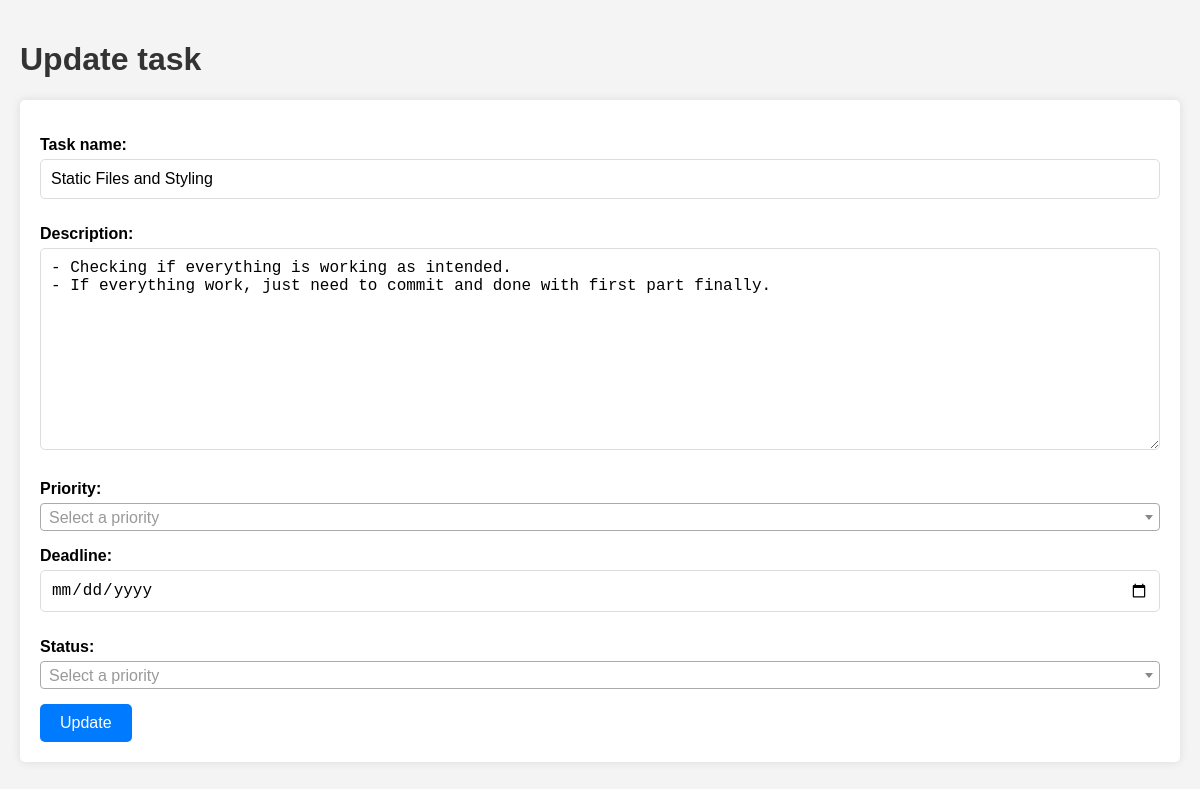
The app's page /update/13/ with its own data.
### todo_app/models.py (models this page shows, shortened)
class TaskModel(models.Model):
	PRIORITY_CHOICES = {
		'Low': 'Low',
		'Medium': 'Medium',
		'High': 'High'
	}
	STATUS_CHOICES = {
		'Not started': 'Not started',
		'In Progress': 'In progress',
		'Complete': 'Complete'
	}
	task_name = models.CharField(max_length=200)
	description = models.CharField(max_length=400, blank=True)
	priority = models.CharField(max_length=6, choices=PRIORITY_CHOICES)
	deadline = models.DateTimeField()
	status = models.CharField(max_length=11, choices=STATUS_CHOICES)
	created = models.DateTimeField(auto_now_add=True)
	edited = models.DateTimeField(auto_now=True)

### todo_app/views.py (the view, shortened to what this page needs)
# urls.py: path('update/<int:pk>/', views.UpdateTaskView.as_view(), name='update'),
class UpdateTaskView(generic.UpdateView):
	model = TaskModel
	form_class = TaskForm
	template_name = 'todo_app/update_task.html'
	success_url = reverse_lazy('home')
	def get_object(self, queryset=None):
		pk = self.kwargs.get('pk')
		return get_object_or_404(TaskModel, pk=pk)

### todo_app/forms.py
class TaskForm(forms.ModelForm):
	class Meta:
		model = TaskModel
		fields = ['task_name', 'description', 'priority',
		          'deadline', 'status']
		widgets = {
			'task_name': forms.TextInput(attrs={'class': 'form-control'}),
			'description': forms.Textarea(attrs={'class': 'form-control'}),
			'priority': forms.Select(attrs={'class': 'form-control'}),
			'deadline': forms.DateTimeInput(attrs={'class': 'form-control', 'type': 'date'}),
			'status': forms.Select(attrs={'class': 'form-control'}),
		}

### todo_app/templates/todo_app/update_task.html (shortened to what this page needs)
{% extends "todo_app/base_task.html" %}
{% block header %}Update task{% endblock %}
{% block button_text %}Update{% endblock %}

### todo_app/templates/todo_app/base_task.html (shortened to what this page needs)
<!DOCTYPE html>
<html lang="en">
<head>
    {% load static %}
    <link rel="stylesheet" href="{% static "todo_app/base_task_styles.css" %}">
    <link href="https://cdn.jsdelivr.net/npm/select2@4.1.0-rc.0/dist/css/select2.min.css" rel="stylesheet"/>
    <link rel="stylesheet" href="https://cdn.jsdelivr.net/npm/flatpickr/dist/flatpickr.min.css">
</head>
<body>
<h1>{% block header %}{% endblock %}</h1>
<form method="post">
    {{ form.as_p }}
    <button type="submit">{% block button_text %}{% endblock %}</button>
</form>
</body>
</html>

### todo_app/static/todo_app/base_task_styles.css (style rules this page uses)
body { font-family: Arial, sans-serif; background-color: #f4f4f4; margin: 0; padding: 20px; }
h1 { color: #333; }
form { background-color: #fff; padding: 20px; border-radius: 5px; box-shadow: 0 0 10px rgba(0, 0, 0, 0.1); }
form p { margin-bottom: 15px; }
label { display: block; margin-bottom: 5px; font-weight: bold; }
input[type='text'], textarea, select, input[type='date'] { width: 100%; padding: 10px; margin-bottom: 10px; border: 1px solid #ddd; border-radius: 5px; box-sizing: border-box; font-size: 16px; }
button { background-color: #007bff; color: #fff; padding: 10px 20px; border: none; border-radius: 5px; cursor: pointer; font-size: 16px; }

### records on screen
TaskModel: task_name "Static Files and Styling", description "- Checking if everything is working as intended. - If everything work, just need to commit and done with first part finally."
